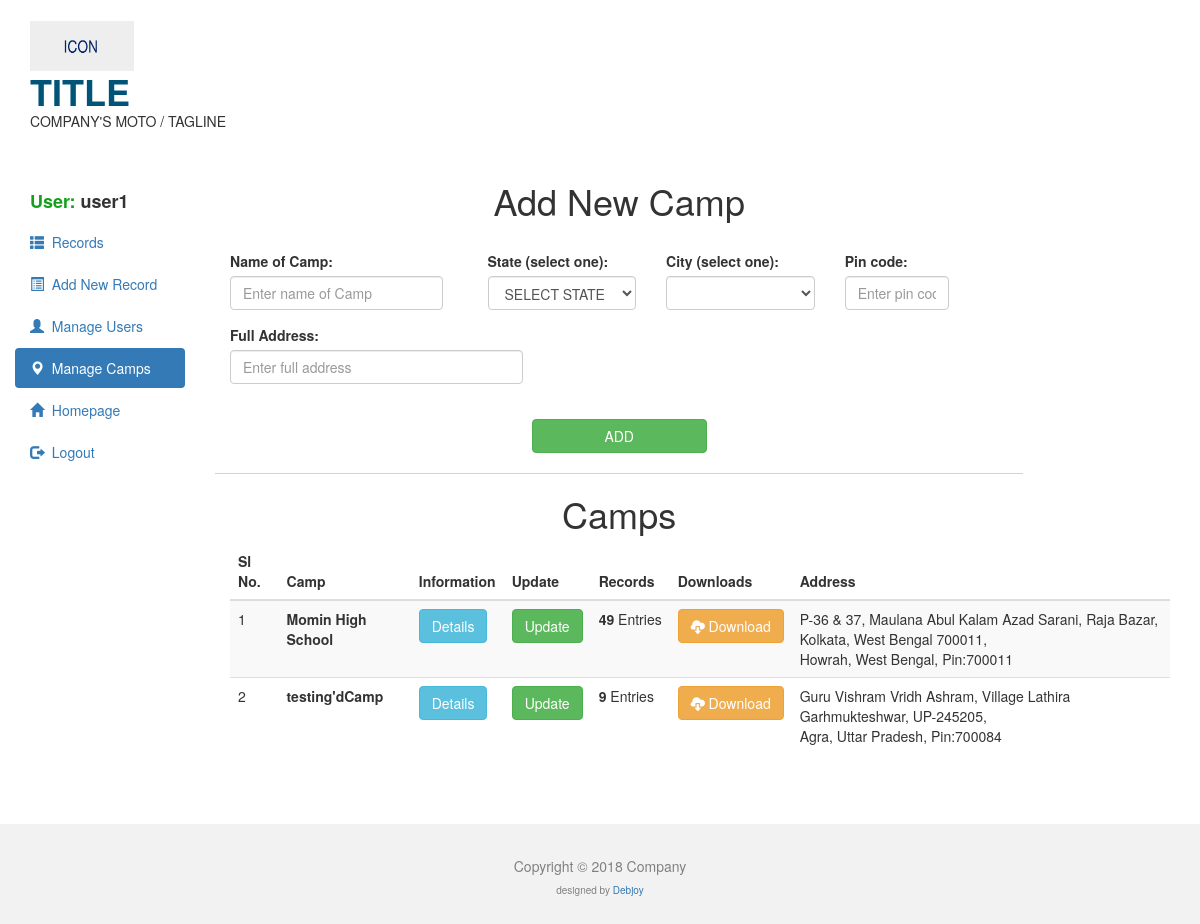
Page /MAIN/newinstitution.php (signed in) on the committed database.
### tables this page shows
CREATE TABLE IF NOT EXISTS `institution` (
  `id` int(100) NOT NULL AUTO_INCREMENT,
  `name` varchar(200) NOT NULL,
  `state` varchar(100) NOT NULL,
  `city` varchar(100) NOT NULL,
  `pin` int(100) NOT NULL,
  `address` varchar(200) NOT NULL,
  PRIMARY KEY (`id`)
);

### MAIN/newinstitution.php (the view, shortened to what this page needs)
<!DOCTYPE html>
<html lang="en">
<head>
  <link rel="stylesheet" href="cs/bootstrap.min.css">
  <link rel="stylesheet" href="cs/style.css">
</head>
<body>
    <div class="container" >
        <a href="index.php" style="text-decoration:none;" target="_blank"><h1 onmouseover="this.style.color='#0072a3'" onmouseout="this.style.color='#005477'" style="color:#005477;margin-bottom:0px;"><img src="images/finallogo.png" height="50px"><br><strong>TITLE</strong></h1>
        </a>
        <p >COMPANY'S MOTO / TAGLINE</p>
    </div>
    <div class="container-fluid">
        <div class="row">
            <div class="col-sm-2" >
            <br><br>
                <ul id="Side_Menu" class="nav nav-pills nav-stacked">
                <li>
                    <h4>&nbsp;&nbsp;&nbsp;<strong style="color:#14a01b;">User:</strong><strong> <?php echo  $_SESSION["Username"]; ?></strong></h4>
                </li>
                <li>
                <a href="main.php">
                <span class="glyphicon glyphicon-th-list"></span>
                &nbsp;Records</a></li>
                <li><a href="newrecord.php">
                <span class="glyphicon glyphicon-list-alt"></span>
                &nbsp;Add New Record</a></li>
                <li ><a href="manage.php">
                <span class="glyphicon glyphicon-user"></span>
                &nbsp;Manage Users</a></li>
                <li class="active"><a href="newinstitution.php">
                <span class="glyphicon glyphicon-map-marker"></span>
                &nbsp;Manage Camps</a></li>
		<li ><a href="index.php" target="_blank">
                <span class="glyphicon glyphicon-home"></span>
                &nbsp;Homepage</a></li>
                <li><a href="logout.php">
                    <span class="glyphicon glyphicon-log-out"></span>
                    &nbsp;Logout</a>
                </li>
            </ul>
            </div>
            <div class="col-sm-10">
                <br><div class="col-sm-10" style="text-align:center;">
                <h1 >Add New Camp</h1>
                <br>
                </div>
                <form action="newinstitution.php"  method="POST">
                    <div class="form-group col-sm-3">
                          <label for="institution">Name of Camp:</label>
                          <input type="text" class="form-control" placeholder="Enter name of Camp" name="institution" >
                    </div>
                    <div class="col-sm-7">
                    <div class="form-group col-sm-4 selection">
                      <label for="sel1">State (select one):</label>
                      <select class="form-control" id="listBox" onchange='selct_district(this.value)' name="statename">
                      </select>
                    </div>
                    <div class="form-group col-sm-4 selection" >
                          <label for="sel1">City (select one):</label>
                          <select class="form-control" id='secondlist' name="cityname">
                          </select>
                    </div>
                    <div class="form-group col-sm-3">
                          <label for="zip">Pin code:</label>
                          <input type="text" class="form-control" placeholder="Enter pin code" name="zip" >
                    </div>
                    </div>
                    <div class="form-group col-sm-4">
                          <label for="address">Full Address:</label>
                          <input type="text" class="form-control" placeholder="Enter full address" name="address" >
                    </div>
                    <div class="col-sm-10" style="text-align:center;">
                    <br>
                    <button type="submit" style="width:175px;" class="btn btn-default btn-success" name="submit">ADD</button>
                    </div>
                </form>
            <br>
               <div class="col-sm-10 container" style="background-color:lightgrey;height:1px;margin-top:20px;"></div>
                <h1 class="col-sm-10 container"style="text-align:center;">Camps</h1>
            <br>
            <div class="col-sm-12 table-responsive">
                <table class="table table-striped">
                   <thead>
                       <tr>
                           <th>Sl No.</th>
                           <th>Camp</th>
                           <th>Information</th>
                           <th>Update</th>
                           <th>Records</th>
                           <th>Downloads</th>
                           <th>Address</th>
                       </tr>
                   </thead>
                   <tbody>
                       <?php
                       $Querry="SELECT * FROM institution";
                       $execute=mysql_query($Querry);
                       $slno=1;
                       while($row = mysql_fetch_assoc($execute)){
                           ?>
                        <tr>
                           <td><?php echo $slno; ?></td>
                           <td><strong><?php echo $row["name"];?></strong></td>
                           <td><a href="infoinstitution.php?id=<?php echo $row["id"]; ?>"><button type="button" class="btn btn-info">Details</button></a></td>
                           <td><a href="updateinstitution.php?id=<?php echo $row["id"]; ?>"><button type="button" class="btn btn-success">Update</button></a></td>
                           <td><strong><?php
                            $name=trim($row["name"]);
                            $querry='SELECT Count(*) AS num FROM records WHERE camp Like "'.$name.'"';
                           $EXECUTE=mysql_query($querry);
                            $bROW = mysql_fetch_assoc($EXECUTE);
                           echo $bROW["num"]?>&nbsp;</strong>Entries</td>
                           <td><a href="zuejTKcmXp.php?camp=<?php echo $name; ?>"><button class="btn btn-warning"><span class="glyphicon glyphicon-cloud-download" ></span>&nbsp;Download</button></a></td>
                           <td><?php echo $row["address"].",<br>".$row["city"].", ".$row["state"].", Pin:".$row["pin"]; ?></td>
                        </tr>
                       <?php
                       $slno++;}
                    mysql_close($select); ?>
                   </tbody>
                </table>
            </div>
           </div>
        </div>
    </div>
    <div class="container-fluid " id="footer">
        <h5>Copyright © 2018 Company</h5>
        <h6 style="font-size:10px;">designed by <a href="http://debjoy.000webhostapp.com/inner.html" target="_blank">Debjoy</a></h6>
    </div>
</body>
</html>

### MAIN/cs/style.css (style rules this page uses)
#footer { color:grey; height:100px; margin-top:50px; text-align:center; padding-top:25px; padding-bottom:25px; background-color:#f2f2f2; }

### rows in the picture
institution: name "Momin High School", num "49", address "P-36 & 37, Maulana Abul Kalam Azad Sarani, Raja Bazar, Kolkata, West Bengal 700011", city "Howrah", state "West Bengal", pin "700011"
institution: name "testing'dCamp", num "9", address "Guru Vishram Vridh Ashram, Village Lathira Garhmukteshwar, UP-245205", city "Agra", state "Uttar Pradesh", pin "700084"

### other values in the picture
$_SESSION["Username"] "user1"
